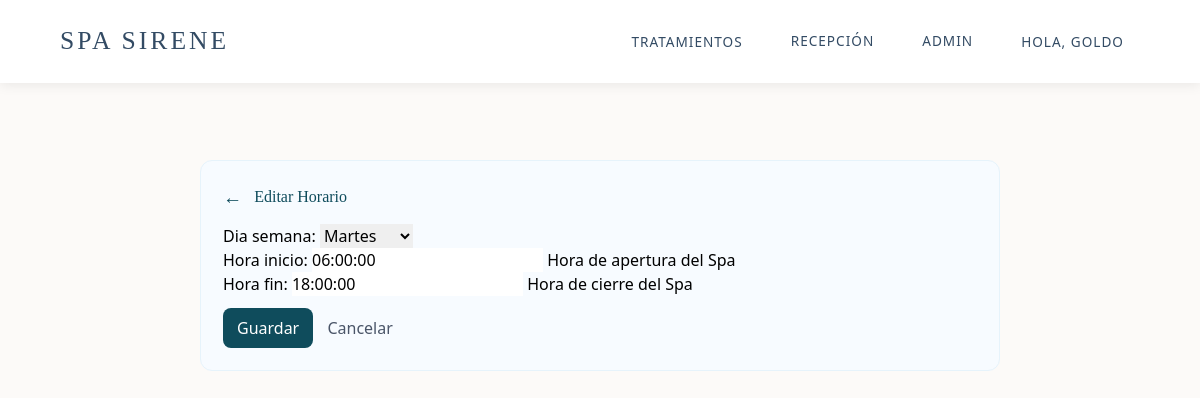
The page /spa/admin-panel/horarios/2/edit/ (signed in) on the database its author committed.
### coffee/models.py (models this page shows, shortened)
class HorarioTrabajo(models.Model):
    DIA_CHOICES = [
        (1, 'Lunes'),
        (2, 'Martes'),
        (3, 'Miércoles'),
        (4, 'Jueves'),
        (5, 'Viernes'),
        (6, 'Sábado'),
        (0, 'Domingo'),
    ]
    dia_semana = models.IntegerField(choices=DIA_CHOICES, unique=True)
    hora_inicio = models.TimeField(help_text="Hora de apertura del Spa")
    hora_fin = models.TimeField(help_text="Hora de cierre del Spa")
    class Meta:
        verbose_name = "Horario de Trabajo"
        verbose_name_plural = "Horarios de Trabajo"

### coffee/views.py (the view)
# urls.py: path('admin-panel/horarios/<int:pk>/edit/', views.admin_horario_edit, name='admin_horario_edit'),
@login_required
@group_required('AdminSuperior')
def admin_horario_edit(request, pk):
    h = get_object_or_404(HorarioTrabajo, pk=pk)
    if request.method == 'POST':
        form = HorarioTrabajoForm(request.POST, instance=h)
        if form.is_valid():
            form.save()
            messages.success(request, 'Horario actualizado.')
            return redirect('admin_horarios_list')
    else:
        form = HorarioTrabajoForm(instance=h)
    return render(request, 'admin/horario_form.html', {'form': form, 'horario': h})

### coffee/forms.py
class HorarioTrabajoForm(forms.ModelForm):
    class Meta:
        model = HorarioTrabajo
        fields = ['dia_semana', 'hora_inicio', 'hora_fin']

### coffee/context_processors.py (called while the page is built)
def role_flags(request):
    user = getattr(request, 'user', None)
    is_receptionist = False
    is_admin_superior = False
    try:
        if user and user.is_authenticated:
            if user.is_superuser or user.is_staff:
                is_receptionist = user.is_superuser or ('receptionist' in [g.lower() for g in user.groups.values_list('name', flat=True)])
                is_admin_superior = True
            else:
                groups = [g.lower() for g in user.groups.values_list('name', flat=True)]
                is_receptionist = 'receptionist' in groups or 'recepcionista' in groups
                is_admin_superior = 'adminsuperior' in groups or 'admin_superior' in groups
    except Exception:
        pass
    return {'is_receptionist': is_receptionist, 'is_admin_superior': is_admin_superior}

### coffee/views.py (called while the page is built)
def in_group(user, group_name):
    if not user or not user.is_authenticated:
        return False
    if user.is_superuser:
        return True
    return user.groups.filter(name=group_name).exists()

def group_required(group_name):
    return user_passes_test(lambda u: in_group(u, group_name))

### coffee/templates/admin/horario_form.html (shortened to what this page needs)
{% extends 'base.html' %}
{% block content %}
<div style="max-width:800px;margin:60px auto;padding:22px;background:#f7fbff;border-radius:12px;border:1px solid #e6f3fb;">
    <div style="display:flex;align-items:center;justify-content:space-between;">
        <div style="display:flex;align-items:center;gap:12px;">
            <a href="{% url 'admin_horarios_list' %}" style="text-decoration:none;color:#0f4c5c;font-size:1.2rem;">←</a>
            <h2 style="color:#0f4c5c;font-family:'Playfair Display', serif;margin:0;">{% if horario %}Editar{% else %}Agregar{% endif %} Horario</h2>
        </div>
    </div>
    <form method="post" style="margin-top:12px;">
        {{ form.as_p }}
        <div style="margin-top:12px;">
            <button type="submit" style="background:#0f4c5c;color:white;padding:8px 14px;border-radius:8px;border:none;">Guardar</button>
            <a href="{% url 'admin_horarios_list' %}" style="margin-left:10px;color:#4a5568;">Cancelar</a>
        </div>
    </form>
</div>
{% endblock %}

### coffee/templates/base.html (shortened to what this page needs)
<!doctype html>
<html lang="es">
{% load static %}
<head>
    <link rel="stylesheet" href="{% static 'css/styles.css' %}">
    <script src="https://cdn.tailwindcss.com"></script>
</head>
<body>
    <nav class="nav-sirene">
        <a href="{% url 'index' %}" class="brand">SPA SIRENE</a>
        <div class="nav-links">
            <div class="nav-item has-dropdown">
                <a href="{% url 'home' %}" class="nav-link">Tratamientos</a>
            </div>
            {% if user.is_authenticated %}
                {% if is_receptionist %}
                    <a href="{% url 'reception_dashboard' %}" class="nav-link">Recepción</a>
                {% endif %}
                {% if is_admin_superior %}
                    <a href="{% url 'admin_dashboard' %}" class="nav-link">Admin</a>
                {% endif %}
                <div class="nav-item has-dropdown">
                    <a class="nav-link">Hola, {{ user.first_name|default:user.username }}</a>
                </div>
            {% else %}
                <a href="{% url 'login' %}" class="nav-link">Login</a>
                <a href="{% url 'register' %}" class="nav-button">Registro</a>
            {% endif %}
        </div>
    </nav>
    <main>
        {% block content %}{% endblock %}
    </main>
</body>
</html>

### static/css/styles.css (style rules this page uses)
* { margin: 0; padding: 0; box-sizing: border-box; font-family: 'Segoe UI', sans-serif; }
body { min-height: 100vh; overflow-x: hidden; background-color: #fff; }

### coffee/templates/base.html (style rules this page uses)
:root { --rain-boots: #334B64; --blanco: #ffffff; --text-soft: #4b5563; }
* { box-sizing: border-box; margin: 0; padding: 0; }
html, body { margin: 0; padding: 0; width: 100%; min-height: 100vh; background-color: #fcfaf8; font-family: 'Poppins', sans-serif; }
body:not(:has(.full-hero)) { padding-top: 100px; }
.nav-sirene { position: absolute; top: 0; left: 0; width: 100%; background: var(--blanco); padding: 1.2rem 5%; display: flex; justify-content: space-between; align-items: center; box-shadow: 0 2px 12px rgba(0,0,0,0.08); z-index: 1000; }
.brand { font-family: 'Playfair Display', serif; font-size: 1.6rem; letter-spacing: 3px; text-decoration: none; color: var(--rain-boots); text-transform: uppercase; }
.nav-links { display: flex; gap: 1rem; align-items: center; flex-wrap: wrap; }
.nav-link, .nav-button { text-decoration: none; color: var(--rain-boots); font-size: 0.85rem; font-weight: 500; letter-spacing: 1px; text-transform: uppercase; padding: 0.75rem 1rem; border-radius: 999px; }
.nav-item { position: relative; }
.has-dropdown > .nav-link { cursor: pointer; }
main { width: 100%; display: block; }

### rows shown on the page
HorarioTrabajo: dia_semana "Martes", hora_inicio "06:00:00", hora_fin "18:00:00"

### other values the page prints
{{ user.first_name|default:user.username }} "GOLDO"
